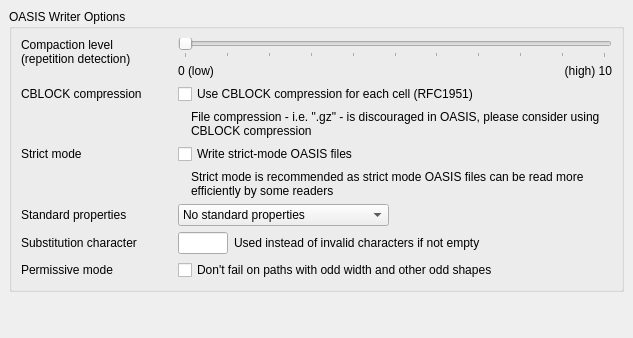
<?xml version="1.0" encoding="UTF-8"?>
<ui version="4.0">
 <class>OASISWriterOptionPage</class>
 <widget class="QWidget" name="OASISWriterOptionPage">
  <property name="geometry">
   <rect>
    <x>0</x>
    <y>0</y>
    <width>633</width>
    <height>338</height>
   </rect>
  </property>
  <property name="windowTitle">
   <string>Form</string>
  </property>
  <layout class="QVBoxLayout">
   <property name="spacing">
    <number>6</number>
   </property>
   <property name="leftMargin">
    <number>9</number>
   </property>
   <property name="topMargin">
    <number>9</number>
   </property>
   <property name="rightMargin">
    <number>9</number>
   </property>
   <property name="bottomMargin">
    <number>9</number>
   </property>
   <item>
    <widget class="QGroupBox" name="groupBox">
     <property name="title">
      <string>OASIS Writer Options</string>
     </property>
     <layout class="QVBoxLayout">
      <property name="spacing">
       <number>6</number>
      </property>
      <property name="leftMargin">
       <number>9</number>
      </property>
      <property name="topMargin">
       <number>9</number>
      </property>
      <property name="rightMargin">
       <number>9</number>
      </property>
      <property name="bottomMargin">
       <number>9</number>
      </property>
      <item>
       <widget class="QFrame" name="frame">
        <property name="frameShape">
         <enum>QFrame::NoFrame</enum>
        </property>
        <property name="frameShadow">
         <enum>QFrame::Raised</enum>
        </property>
        <layout class="QGridLayout">
         <property name="leftMargin">
          <number>0</number>
         </property>
         <property name="topMargin">
          <number>0</number>
         </property>
         <property name="rightMargin">
          <number>0</number>
         </property>
         <property name="bottomMargin">
          <number>0</number>
         </property>
         <property name="spacing">
          <number>6</number>
         </property>
         <item row="1" column="3">
          <widget class="QLabel" name="label_2">
           <property name="text">
            <string/>
           </property>
          </widget>
         </item>
         <item row="5" column="0">
          <widget class="QLabel" name="label_6">
           <property name="text">
            <string>Strict mode</string>
           </property>
          </widget>
         </item>
         <item row="7" column="0">
          <widget class="QLabel" name="label_9">
           <property name="text">
            <string>Standard properties</string>
           </property>
          </widget>
         </item>
         <item row="8" column="0">
          <widget class="QLabel" name="label_7">
           <property name="text">
            <string>Substitution character</string>
           </property>
          </widget>
         </item>
         <item row="8" column="2" colspan="3">
          <widget class="QFrame" name="frame_2">
           <property name="frameShape">
            <enum>QFrame::NoFrame</enum>
           </property>
           <property name="frameShadow">
            <enum>QFrame::Raised</enum>
           </property>
           <layout class="QHBoxLayout">
            <property name="spacing">
             <number>6</number>
            </property>
            <property name="leftMargin">
             <number>0</number>
            </property>
            <property name="topMargin">
             <number>0</number>
            </property>
            <property name="rightMargin">
             <number>0</number>
            </property>
            <property name="bottomMargin">
             <number>0</number>
            </property>
            <item>
             <widget class="QLineEdit" name="subst_char">
              <property name="sizePolicy">
               <sizepolicy hsizetype="Minimum" vsizetype="Fixed">
                <horstretch>0</horstretch>
                <verstretch>0</verstretch>
               </sizepolicy>
              </property>
              <property name="maximumSize">
               <size>
                <width>50</width>
                <height>16777215</height>
               </size>
              </property>
             </widget>
            </item>
            <item>
             <widget class="QLabel" name="label_8">
              <property name="sizePolicy">
               <sizepolicy hsizetype="Expanding" vsizetype="Preferred">
                <horstretch>0</horstretch>
                <verstretch>0</verstretch>
               </sizepolicy>
              </property>
              <property name="text">
               <string>Used instead of invalid characters if not empty</string>
              </property>
             </widget>
            </item>
           </layout>
          </widget>
         </item>
         <item row="1" column="2">
          <widget class="QLabel" name="label_3">
           <property name="sizePolicy">
            <sizepolicy hsizetype="Minimum" vsizetype="Preferred">
             <horstretch>0</horstretch>
             <verstretch>0</verstretch>
            </sizepolicy>
           </property>
           <property name="text">
            <string>0 (low)</string>
           </property>
          </widget>
         </item>
         <item row="7" column="2" colspan="3">
          <widget class="QComboBox" name="std_prop_mode">
           <property name="sizePolicy">
            <sizepolicy hsizetype="Fixed" vsizetype="Fixed">
             <horstretch>0</horstretch>
             <verstretch>0</verstretch>
            </sizepolicy>
           </property>
           <item>
            <property name="text">
             <string>No standard properties</string>
            </property>
           </item>
           <item>
            <property name="text">
             <string>Global standard properties</string>
            </property>
           </item>
           <item>
            <property name="text">
             <string>Global + per-cell bounding boxes</string>
            </property>
           </item>
          </widget>
         </item>
         <item row="5" column="2" colspan="3">
          <widget class="QCheckBox" name="strict_mode">
           <property name="text">
            <string>Write strict-mode OASIS files</string>
           </property>
          </widget>
         </item>
         <item row="2" column="2" colspan="3">
          <widget class="QCheckBox" name="write_cblocks">
           <property name="text">
            <string>Use CBLOCK compression for each cell (RFC1951)</string>
           </property>
          </widget>
         </item>
         <item row="9" column="2" colspan="3">
          <widget class="QCheckBox" name="permissive">
           <property name="text">
            <string>Don't fail on paths with odd width and other odd shapes</string>
           </property>
          </widget>
         </item>
         <item row="0" column="0" rowspan="2">
          <widget class="QLabel" name="label">
           <property name="sizePolicy">
            <sizepolicy hsizetype="Preferred" vsizetype="Preferred">
             <horstretch>0</horstretch>
             <verstretch>0</verstretch>
            </sizepolicy>
           </property>
           <property name="text">
            <string>Compaction level
(repetition detection)</string>
           </property>
           <property name="alignment">
            <set>Qt::AlignLeading|Qt::AlignLeft|Qt::AlignTop</set>
           </property>
          </widget>
         </item>
         <item row="9" column="0">
          <widget class="QLabel" name="label_10">
           <property name="text">
            <string>Permissive mode</string>
           </property>
          </widget>
         </item>
         <item row="0" column="1">
          <spacer>
           <property name="orientation">
            <enum>Qt::Horizontal</enum>
           </property>
           <property name="sizeType">
            <enum>QSizePolicy::Fixed</enum>
           </property>
           <property name="sizeHint" stdset="0">
            <size>
             <width>10</width>
             <height>20</height>
            </size>
           </property>
          </spacer>
         </item>
         <item row="3" column="2" colspan="3">
          <widget class="QFrame" name="cblock_warning_frame">
           <property name="frameShape">
            <enum>QFrame::NoFrame</enum>
           </property>
           <property name="frameShadow">
            <enum>QFrame::Raised</enum>
           </property>
           <layout class="QHBoxLayout" name="horizontalLayout">
            <property name="leftMargin">
             <number>0</number>
            </property>
            <property name="topMargin">
             <number>0</number>
            </property>
            <property name="rightMargin">
             <number>0</number>
            </property>
            <property name="bottomMargin">
             <number>0</number>
            </property>
            <item>
             <widget class="QLabel" name="label_12">
              <property name="text">
               <string/>
              </property>
              <property name="pixmap">
               <pixmap resource="../../../../lay/lay/layResources.qrc">:/warn.png</pixmap>
              </property>
             </widget>
            </item>
            <item>
             <widget class="QLabel" name="label_11">
              <property name="sizePolicy">
               <sizepolicy hsizetype="Preferred" vsizetype="Preferred">
                <horstretch>1</horstretch>
                <verstretch>0</verstretch>
               </sizepolicy>
              </property>
              <property name="text">
               <string>File compression - i.e. &quot;.gz&quot; - is discouraged in OASIS, please consider using CBLOCK compression</string>
              </property>
              <property name="wordWrap">
               <bool>true</bool>
              </property>
             </widget>
            </item>
           </layout>
          </widget>
         </item>
         <item row="0" column="2" colspan="3">
          <widget class="QSlider" name="compression_slider">
           <property name="sizePolicy">
            <sizepolicy hsizetype="Preferred" vsizetype="Fixed">
             <horstretch>0</horstretch>
             <verstretch>0</verstretch>
            </sizepolicy>
           </property>
           <property name="maximum">
            <number>10</number>
           </property>
           <property name="pageStep">
            <number>1</number>
           </property>
           <property name="orientation">
            <enum>Qt::Horizontal</enum>
           </property>
           <property name="tickPosition">
            <enum>QSlider::TicksBelow</enum>
           </property>
          </widget>
         </item>
         <item row="2" column="0">
          <widget class="QLabel" name="label_5">
           <property name="text">
            <string>CBLOCK compression</string>
           </property>
          </widget>
         </item>
         <item row="1" column="4">
          <widget class="QLabel" name="label_4">
           <property name="sizePolicy">
            <sizepolicy hsizetype="Minimum" vsizetype="Preferred">
             <horstretch>0</horstretch>
             <verstretch>0</verstretch>
            </sizepolicy>
           </property>
           <property name="text">
            <string>(high) 10</string>
           </property>
           <property name="alignment">
            <set>Qt::AlignRight|Qt::AlignTrailing|Qt::AlignVCenter</set>
           </property>
          </widget>
         </item>
         <item row="6" column="2" colspan="3">
          <widget class="QFrame" name="strict_mode_warning_frame">
           <property name="frameShape">
            <enum>QFrame::NoFrame</enum>
           </property>
           <property name="frameShadow">
            <enum>QFrame::Raised</enum>
           </property>
           <layout class="QHBoxLayout" name="horizontalLayout_2">
            <property name="leftMargin">
             <number>0</number>
            </property>
            <property name="topMargin">
             <number>0</number>
            </property>
            <property name="rightMargin">
             <number>0</number>
            </property>
            <property name="bottomMargin">
             <number>0</number>
            </property>
            <item>
             <widget class="QLabel" name="label_13">
              <property name="text">
               <string/>
              </property>
              <property name="pixmap">
               <pixmap resource="../../../../lay/lay/layResources.qrc">:/warn.png</pixmap>
              </property>
             </widget>
            </item>
            <item>
             <widget class="QLabel" name="label_14">
              <property name="sizePolicy">
               <sizepolicy hsizetype="Preferred" vsizetype="Preferred">
                <horstretch>1</horstretch>
                <verstretch>0</verstretch>
               </sizepolicy>
              </property>
              <property name="text">
               <string>Strict mode is recommended as strict mode OASIS files can be read more efficiently by some readers</string>
              </property>
              <property name="wordWrap">
               <bool>true</bool>
              </property>
             </widget>
            </item>
           </layout>
          </widget>
         </item>
        </layout>
       </widget>
      </item>
     </layout>
    </widget>
   </item>
   <item>
    <spacer>
     <property name="orientation">
      <enum>Qt::Vertical</enum>
     </property>
     <property name="sizeHint" stdset="0">
      <size>
       <width>524</width>
       <height>51</height>
      </size>
     </property>
    </spacer>
   </item>
  </layout>
 </widget>
 <tabstops>
  <tabstop>compression_slider</tabstop>
  <tabstop>write_cblocks</tabstop>
  <tabstop>strict_mode</tabstop>
  <tabstop>subst_char</tabstop>
 </tabstops>
 <resources>
  <include location="../../../../lay/lay/layResources.qrc"/>
 </resources>
 <connections/>
</ui>
